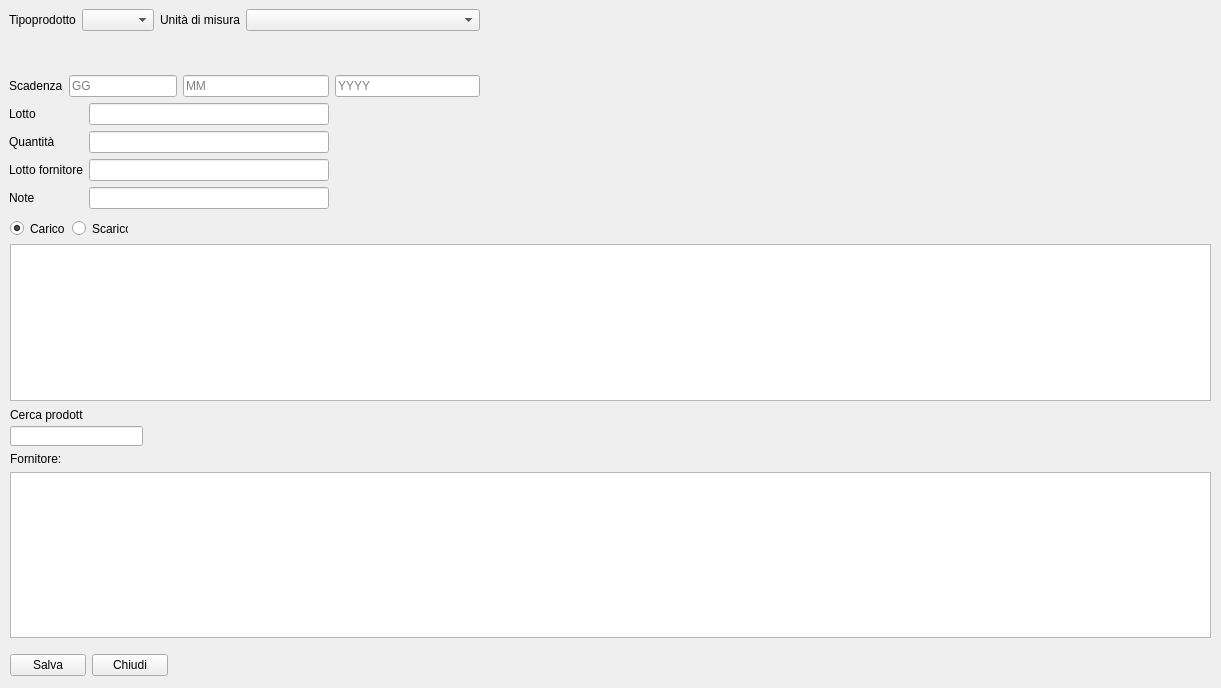
<?xml version="1.0" encoding="UTF-8"?>
<ui version="4.0">
 <class>HNewOp</class>
 <widget class="QWidget" name="HNewOp">
  <property name="geometry">
   <rect>
    <x>0</x>
    <y>0</y>
    <width>1221</width>
    <height>688</height>
   </rect>
  </property>
  <property name="windowTitle">
   <string>Nuova Operazione</string>
  </property>
  <property name="windowIcon">
   <iconset resource="Resources/icons.qrc">
    <normaloff>:/Upload.PNG</normaloff>:/Upload.PNG</iconset>
  </property>
  <widget class="QLabel" name="label_5">
   <property name="geometry">
    <rect>
     <x>10</x>
     <y>407</y>
     <width>73</width>
     <height>16</height>
    </rect>
   </property>
   <property name="text">
    <string>Cerca prodotto</string>
   </property>
  </widget>
  <widget class="QListView" name="lvprodotti">
   <property name="geometry">
    <rect>
     <x>10</x>
     <y>244</y>
     <width>1201</width>
     <height>157</height>
    </rect>
   </property>
  </widget>
  <widget class="QWidget" name="layoutWidget">
   <property name="geometry">
    <rect>
     <x>9</x>
     <y>9</y>
     <width>471</width>
     <height>200</height>
    </rect>
   </property>
   <layout class="QVBoxLayout" name="verticalLayout_7">
    <item>
     <layout class="QHBoxLayout" name="horizontalLayout_2"/>
    </item>
    <item>
     <layout class="QVBoxLayout" name="verticalLayout_6">
      <item>
       <layout class="QFormLayout" name="formLayout_6">
        <item row="0" column="0">
         <layout class="QFormLayout" name="formLayout_3">
          <item row="0" column="0">
           <widget class="QLabel" name="label_2">
            <property name="text">
             <string>Tipoprodotto</string>
            </property>
           </widget>
          </item>
          <item row="0" column="1">
           <widget class="QComboBox" name="cbTipoLotto"/>
          </item>
         </layout>
        </item>
        <item row="0" column="1">
         <layout class="QFormLayout" name="formLayout_5">
          <item row="0" column="0">
           <widget class="QLabel" name="label">
            <property name="text">
             <string>Unità di misura</string>
            </property>
           </widget>
          </item>
          <item row="0" column="1">
           <widget class="QComboBox" name="cbUm"/>
          </item>
         </layout>
        </item>
       </layout>
      </item>
      <item>
       <layout class="QGridLayout" name="gridLayout">
        <item row="0" column="0">
         <layout class="QFormLayout" name="formLayout_4">
          <item row="0" column="0">
           <widget class="QLabel" name="label_10">
            <property name="text">
             <string>Scadenza</string>
            </property>
           </widget>
          </item>
          <item row="0" column="1">
           <widget class="QLineEdit" name="leG">
            <property name="inputMask">
             <string/>
            </property>
            <property name="readOnly">
             <bool>false</bool>
            </property>
            <property name="placeholderText">
             <string>GG</string>
            </property>
           </widget>
          </item>
         </layout>
        </item>
        <item row="0" column="1">
         <widget class="QLineEdit" name="leM">
          <property name="inputMask">
           <string/>
          </property>
          <property name="readOnly">
           <bool>false</bool>
          </property>
          <property name="placeholderText">
           <string>MM</string>
          </property>
         </widget>
        </item>
        <item row="0" column="2">
         <widget class="QLineEdit" name="leY">
          <property name="inputMask">
           <string/>
          </property>
          <property name="readOnly">
           <bool>false</bool>
          </property>
          <property name="placeholderText">
           <string>YYYY</string>
          </property>
         </widget>
        </item>
        <item row="1" column="0" colspan="2">
         <layout class="QFormLayout" name="formLayout_2">
          <item row="0" column="0">
           <layout class="QVBoxLayout" name="verticalLayout_4">
            <item>
             <widget class="QLabel" name="label_3">
              <property name="text">
               <string>Lotto</string>
              </property>
             </widget>
            </item>
            <item>
             <widget class="QLabel" name="label_11">
              <property name="text">
               <string>Quantità</string>
              </property>
             </widget>
            </item>
            <item>
             <widget class="QLabel" name="label_7">
              <property name="text">
               <string>Lotto fornitore</string>
              </property>
             </widget>
            </item>
            <item>
             <widget class="QLabel" name="label_4">
              <property name="text">
               <string>Note</string>
              </property>
             </widget>
            </item>
           </layout>
          </item>
          <item row="0" column="1">
           <layout class="QVBoxLayout" name="verticalLayout_5">
            <item>
             <widget class="QLineEdit" name="leLot"/>
            </item>
            <item>
             <widget class="QLineEdit" name="leQuantity">
              <property name="readOnly">
               <bool>false</bool>
              </property>
             </widget>
            </item>
            <item>
             <widget class="QLineEdit" name="leLotFornitore">
              <property name="text">
               <string/>
              </property>
              <property name="readOnly">
               <bool>false</bool>
              </property>
              <property name="placeholderText">
               <string/>
              </property>
              <property name="clearButtonEnabled">
               <bool>true</bool>
              </property>
             </widget>
            </item>
            <item>
             <widget class="QLineEdit" name="leNote"/>
            </item>
           </layout>
          </item>
         </layout>
        </item>
       </layout>
      </item>
     </layout>
    </item>
   </layout>
  </widget>
  <widget class="QWidget" name="layoutWidget">
   <property name="geometry">
    <rect>
     <x>10</x>
     <y>219</y>
     <width>118</width>
     <height>19</height>
    </rect>
   </property>
   <layout class="QHBoxLayout" name="horizontalLayout_3">
    <item>
     <widget class="QRadioButton" name="radioButton">
      <property name="text">
       <string>Carico</string>
      </property>
      <property name="checked">
       <bool>true</bool>
      </property>
     </widget>
    </item>
    <item>
     <widget class="QRadioButton" name="radioButton_2">
      <property name="text">
       <string>Scarico</string>
      </property>
     </widget>
    </item>
   </layout>
  </widget>
  <widget class="QWidget" name="layoutWidget">
   <property name="geometry">
    <rect>
     <x>10</x>
     <y>452</y>
     <width>1201</width>
     <height>186</height>
    </rect>
   </property>
   <layout class="QVBoxLayout" name="verticalLayout_2">
    <item>
     <widget class="QLabel" name="label_9">
      <property name="text">
       <string>Fornitore:</string>
      </property>
     </widget>
    </item>
    <item>
     <widget class="QListView" name="listView"/>
    </item>
    <item>
     <layout class="QHBoxLayout" name="horizontalLayout"/>
    </item>
   </layout>
  </widget>
  <widget class="QWidget" name="layoutWidget">
   <property name="geometry">
    <rect>
     <x>10</x>
     <y>644</y>
     <width>158</width>
     <height>42</height>
    </rect>
   </property>
   <layout class="QHBoxLayout" name="horizontalLayout_4">
    <item>
     <widget class="QPushButton" name="pushButton">
      <property name="text">
       <string>Salva</string>
      </property>
      <property name="icon">
       <iconset resource="Resources/icons.qrc">
        <normaloff>:/Printer-icon.png</normaloff>:/Printer-icon.png</iconset>
      </property>
      <property name="iconSize">
       <size>
        <width>32</width>
        <height>32</height>
       </size>
      </property>
     </widget>
    </item>
    <item>
     <widget class="QPushButton" name="pushButton_2">
      <property name="text">
       <string>Chiudi</string>
      </property>
      <property name="icon">
       <iconset resource="Resources/icons.qrc">
        <normaloff>:/Banned-Sign.PNG</normaloff>:/Banned-Sign.PNG</iconset>
      </property>
      <property name="iconSize">
       <size>
        <width>32</width>
        <height>32</height>
       </size>
      </property>
     </widget>
    </item>
   </layout>
  </widget>
  <widget class="QLineEdit" name="lineEdit">
   <property name="geometry">
    <rect>
     <x>10</x>
     <y>426</y>
     <width>133</width>
     <height>20</height>
    </rect>
   </property>
  </widget>
 </widget>
 <tabstops>
  <tabstop>leG</tabstop>
  <tabstop>leM</tabstop>
  <tabstop>leY</tabstop>
  <tabstop>leLotFornitore</tabstop>
  <tabstop>leQuantity</tabstop>
  <tabstop>listView</tabstop>
  <tabstop>cbUm</tabstop>
  <tabstop>cbTipoLotto</tabstop>
  <tabstop>lvprodotti</tabstop>
 </tabstops>
 <resources>
  <include location="Resources/icons.qrc"/>
 </resources>
 <connections/>
</ui>
